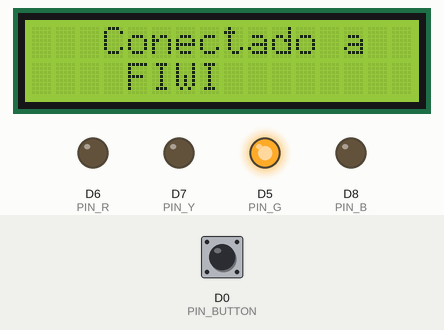
This sketch was run on a simulated ESP8266 (NodeMCU). Parts: 16×2 character LCD, output pins drawn as LEDs (lit = HIGH). Dashed ring = blinking. Inputs (shaded band) come from the test bench; at power-on: D0 (PIN_BUTTON) LOW. WiFi joins after 1.5 s; servers stay silent unless stated; no MQTT or app messages arrive unless stated; what the sketch prints to the serial monitor is not drawn.

Above: at 3.7 s.
At 6.8 s:
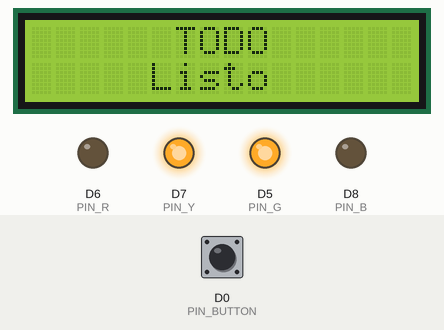
6.9 s: D0 (PIN_BUTTON) pulled HIGH for 3.2 s
At 7.9 s:
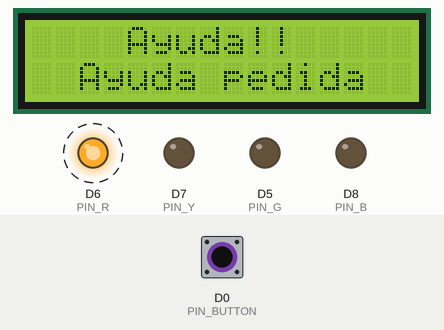
11.8 s: D0 (PIN_BUTTON) pulled HIGH for 0.15 s
At 13.4 s:
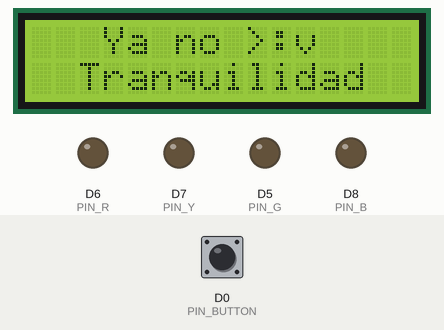
14.9 s: D0 (PIN_BUTTON) pulled HIGH for 1 s
At 17.2 s:
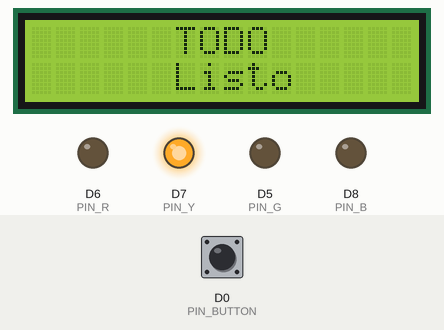
Timing chart, 0 to 18.7 s (numbered marks = the images above; inputs shaded):
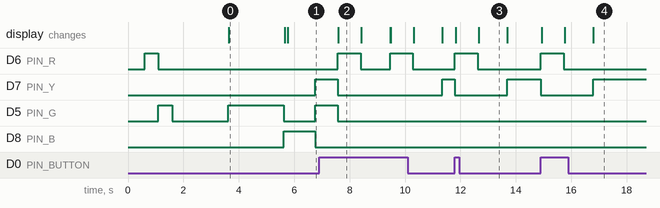

Measured:
- after the input at 6.9 s, D6 (PIN_R): alternates HIGH for 0.83 s and LOW for 1.1 s, starting after 0.67 s; D7 (PIN_Y): HIGH → LOW after 0.67 s, → HIGH 3.8 s later; the display: changes after 0.70 s (image 2)
- after the input at 11.8 s, D6 (PIN_R): LOW → HIGH at once, → LOW 0.83 s later; D7 (PIN_Y): HIGH → LOW at once, → HIGH 1.9 s later; the display: first changes at once (image 3 shows a later state)
- after the input at 14.9 s, D6 (PIN_R): LOW → HIGH at once, → LOW 0.83 s later; D7 (PIN_Y): HIGH → LOW at once, → HIGH 1.9 s later; the display: first changes at once (image 4 shows a later state)
- what the display in image 0 shows lasts 2.1 s, from 3.6 s to 5.7 s
- what the display in image 2 shows lasts 0.8 s, from 7.6 s to 8.4 s
- what the display in image 3 shows lasts 1.0 s, from 12.7 s to 13.7 s

The sketch:

7.PanicButton.ino
```cpp
//Importación de librerias
#include <ArduinoJson.h>
#include <ESP8266WiFi.h>
#include <PubSubClient.h>
#include <Wire.h>
#include <LiquidCrystal_I2C.h>
#include "credenciales.h"//lee el archivo de credenciales
LiquidCrystal_I2C lcd(0x27, 16, 2);
#define PIN_BUTTON D0 //Puerto del botón
#define PIN_R D6 //Puerto del led
#define PIN_G D5 //Puerto del led
#define PIN_Y D7 //Puerto del led
#define PIN_B D8 //Puerto del led

//Creación de constantes
const char* servidor_mqtt = "192.168.0.107"; //mosquitto
int puerto = 1883;//puerto del servidor mqtt
int ledState = 0;//estado de led apagado
int emergencyState = 0;//estado 0
int l = 0;//constantes auxiliares
int c = 0;//constantes auxiliares
//vector de coordenadas
float lat[5]={-16.376214, -16.376121, -16.376630, -16.376687, -16.377862};
float lon[5]= {-71.521747, -71.521786,  -71.522362, -71.521826, -71.521274};
String nombre = "Jose";
//crea la instancia del cliente
WiFiClient ClientEsp;
PubSubClient client(ClientEsp);
//Funcion para conectarse al Wifi
void configuracion_wifi() {
  delay(10);
  WiFi.begin(ssid, password);//intentar la coenexión a wifi con las credenciales
  while (WiFi.status() != WL_CONNECTED) {//bucle para conectarase a la red
    delay(500);
    Serial.print(".");
    //alternar los estados de los leds
    if (l == 0) {
      digitalWrite(PIN_G, LOW);
      digitalWrite(PIN_R, HIGH);
      l = 1;
    } else if (l == 1) {
      digitalWrite(PIN_G, HIGH);
      digitalWrite(PIN_R, LOW);
      l = 0;
    }
  }
  //una vez conectado poner los led apagados
  digitalWrite(PIN_G, LOW);
  digitalWrite(PIN_R, LOW);
  delay(2000);
  Serial.print("Conectado con éxito al WIFI-->");
  lcd.clear();//limpiar la pantalla e imprimir los textos
  lcd.setCursor(0,0);
  lcd.print("   Conectado a   ");
  lcd.setCursor(0,1);
  lcd.print("    "+WiFi.SSID());//imprimir la red wifi conectada
  Serial.println(WiFi.SSID());
  digitalWrite(PIN_G, HIGH);//poner el LED verde encendido para representar el estado
  delay(2000);
  digitalWrite(PIN_G, LOW);
}
//Funcion reconnect mqtt para conectar el MQTT
void reconnect() {
  //Encender el led para indicar que comenzo a conectarse al servidor mqtt
  digitalWrite(PIN_G, LOW);
  digitalWrite(PIN_B, HIGH);
  //mientras no este conectado
  while (!client.connected()) {
    Serial.println("Intentando conexion MQTT con parametros configurados...");
    //mostrar los estados en el LCD
    lcd.clear();
    lcd.setCursor(0,0);
    lcd.print("  Conectando a");
    lcd.setCursor(0,1);
    lcd.print("  Broker MQTT");
    //Si se lográ conectar, mostrar en el display el texto y prender los LED B y Y para indicar una conexión exitosa
    if (client.connect("ESP8266Client")) {
      Serial.println("MQTT conectado!!");
      lcd.clear();
      lcd.setCursor(0,0);
      lcd.print("      MQTT ");
      lcd.setCursor(0,1);
      lcd.print("     Conectado");
      lcd.clear();
      lcd.setCursor(0,0);
      lcd.print("      TODO      ");
      lcd.setCursor(0,1);
      lcd.print("     Listo    ");
      delay(1000);
      digitalWrite(PIN_B, LOW);
      digitalWrite(PIN_G, HIGH);
      digitalWrite(PIN_R, LOW);
      digitalWrite(PIN_Y, HIGH);
      delay(800);
      digitalWrite(PIN_G, LOW);
    } else {//Si no se conecta, se encenderá el led rojo indicando un error y se mostrará en el display. Y se intentará la conexión en 5 min
      Serial.println("Ha ocuriido un fallo al conectar MQTT, Estado: ");
      lcd.clear();
      lcd.setCursor(0,0);
      lcd.print("     Error con");
      lcd.setCursor(0,1);
      lcd.print("    MQTT");
      digitalWrite(PIN_B, LOW);
      digitalWrite(PIN_R, HIGH);
      Serial.print(client.state());
      Serial.println("Intentando conexión nuevamente en 5 segundos");
      lcd.clear();
      lcd.setCursor(0,0);
      lcd.print("  Intentando en");
      lcd.setCursor(0,1);
      lcd.print("      5 seg");
      delay(5000);
    }
  }
}
//Funcion para enviar los estados de los LEDs
void pushButton() {
  //Se definen los textos(son variables temporales que se mostraran en el monitos display)
  String ayuda = "Ayuda!!!!!!!!!!!!!!!!! (◕‿◕✿)";
  String Yano = "No es necesaria una ayuda(╯°□°）╯︵ ┻━┻";
  //Si se desconecta el servidor mqtt, se llama a la función reconnect para volver a intentar la conexión
  if (!client.connected()) reconnect();
  client.loop();
  //Si el boton es presionado(1)
  if (digitalRead(PIN_BUTTON) == 1) {//Si el boton es presionado
    String file;//Se crea el payload tipo JSON
    DynamicJsonDocument doc(1024);
    doc["name"] = nombre ;
    doc["time"]   = 1351824120;
    doc["lat"] = lat[c]; //or you can put variables here
    doc["lon"] = lon[c];
    serializeJson(doc, file);
    //El LED Y se apaga y se prende el led R, indicando que ha sucedido una emergencia
    digitalWrite(PIN_Y, LOW);//Apagamos el LED Y por que estaba encendido
    digitalWrite(PIN_R, HIGH);//Encenderá el led
    Serial.println(ayuda);//Imprimira el texto de ayuda
    //Se muestran los textos en el LCD
    lcd.clear();
    lcd.setCursor(0,0);
    lcd.print("    Ayuda!! ");
    lcd.setCursor(0,1);
    lcd.print("  Ayuda pedida");
    emergencyState = 1;//Se define el estado 1
    client.publish("panic", String(emergencyState).c_str());//Se publica el payload con su topico y el mensaje en tipo string
    client.publish("gps", file.c_str());//Se publica el payload con las coordenadas en tipo JSON
    c++;//Se establece un limite para el vector de coordenadas(si se tuviera un GPS no es necesario esta parte)
    if (c==5){
      c=0;
    }
    Serial.println(emergencyState);
    delay(800);
    digitalWrite(PIN_R, ledState);//Apagará el led
    emergencyState = 0;
    Serial.println(Yano);//Print mensaje de no ayuda
    lcd.clear();//Se muestra en el LCD los estados
    lcd.setCursor(0,0);
    lcd.print("   Ya no >:v ");
    lcd.setCursor(0,1);
    lcd.print("  Tranquilidad");
    delay(1000);
    lcd.clear();
    lcd.setCursor(0,0);
    lcd.print("      TODO      ");
    lcd.setCursor(0,1);
    lcd.print("      Listo    ");
    digitalWrite(PIN_Y, HIGH);//Se vuelve a encender el LED Y
    Serial.println(emergencyState);
    client.publish("panic", String(emergencyState).c_str());//Y se envia el estado 0
  }
}

void setup() {
  //Se inicializa los baudios
  Serial.begin(115200);
  //Se definen los puertos y su modo de operación
  pinMode(PIN_G, OUTPUT);//Definir la salida al led
  pinMode(PIN_R, OUTPUT);//Definir la salida al led
  pinMode(PIN_B, OUTPUT);//Definir la salida al led
  pinMode(PIN_Y, OUTPUT);//Definir la salida al led
  digitalWrite(PIN_G, ledState);//Inicializar el LED a 0
  digitalWrite(PIN_R, ledState);//Inicializar el LED a 0
  digitalWrite(PIN_B, ledState);//Inicializar el LED a 0
  digitalWrite(PIN_Y, ledState);//Inicializar el LED a 0
  //Inicialización del LCD y texto inicial
  lcd.init();
  lcd.backlight();
  lcd.setCursor(0,0);
  lcd.print(" Conectandose a");
  lcd.setCursor(0,1);
  lcd.print("      WIFI");
  //Se llama a las funciones
  configuracion_wifi();
  //Se establece el servidor y el puerto
  client.setServer(servidor_mqtt, puerto);
  pinMode(PIN_BUTTON, INPUT);//Leer el boton
}

void loop() {
  //Se llama en un bucle a las función pushButton
  pushButton();
}
```

credenciales.h
```cpp
const char* ssid = "FIWI";
const char* password = "21040411";
```
